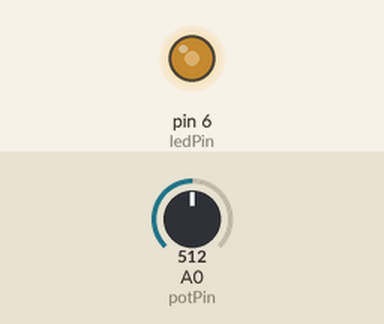
Recording of a sketch running on a simulated Arduino Uno, built with avr-gcc and run on an emulated ATmega328P. Shown: output pins drawn as LEDs (lit = HIGH). The test bench sets the inputs (shaded band); at power-on: A0 (potPin) = 512.

Above: at 1.2 s.
1.3 s: A0 (potPin) set to 716
At 1.8 s:
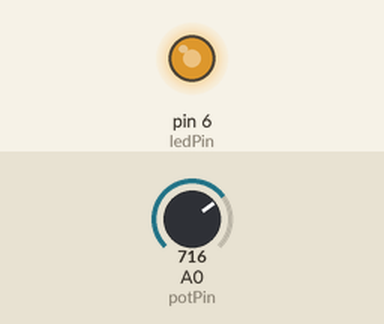
2.8 s: A0 (potPin) set to 900
At 3.1 s:
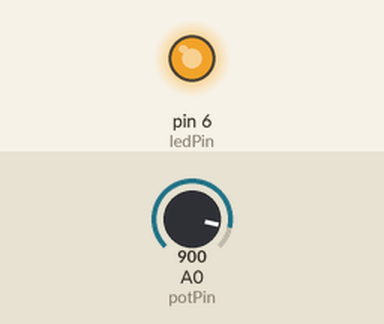
4.3 s: A0 (potPin) set to 122
At 5.3 s:
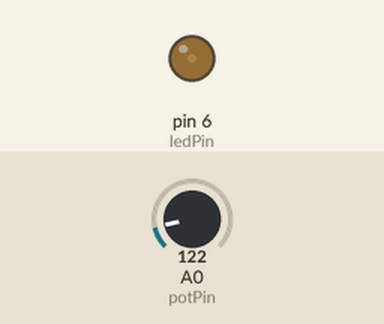
5.8 s: A0 (potPin) set to 0
At 6.7 s:
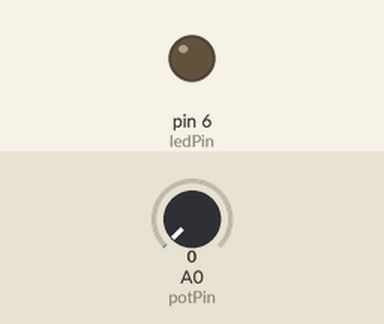
7.3 s: A0 (potPin) set to 511
At 7.6 s:
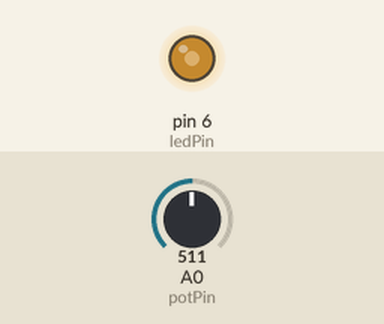
Timing chart, 0 to 9.8 s (numbered marks = the images above; inputs shaded):
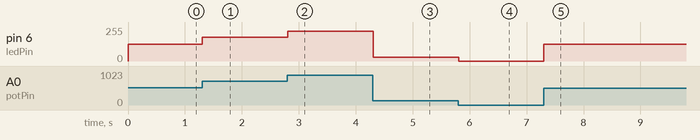

The sketch:

ardu_adc_pwm.ino
```cpp
const int potPin = A0;   // Pin analógico para el potenciómetro
const int ledPin = 6;    // Pin PWM para el LED
int potValue = 0;
int brightness = 0;

void setup() {
  pinMode(ledPin, OUTPUT);
}

void loop() {
  // Leer el valor del potenciómetro (entre 0 y 1023)
  potValue = analogRead(potPin);

  // Convertir el valor del potenciómetro a un valor PWM (entre 0 y 255)
  brightness = map(potValue, 0, 1023, 0, 255);

  // Establecer el brillo del LED
  analogWrite(ledPin, brightness);

  // Esperar un breve momento antes de volver a leer el valor del potenciómetro
  delay(10);
}
```

Measured:
- after the input at 1.3 s, pin 6 (ledPin): 127/255 → 178/255 at once
- after the input at 2.8 s, pin 6 (ledPin): 178/255 → 224/255 at once
- after the input at 4.3 s, pin 6 (ledPin): 224/255 → 30/255 at once
- after the input at 5.8 s, pin 6 (ledPin): 30/255 → 0/255 at once
- after the input at 7.3 s, pin 6 (ledPin): 0/255 → 127/255 at once
